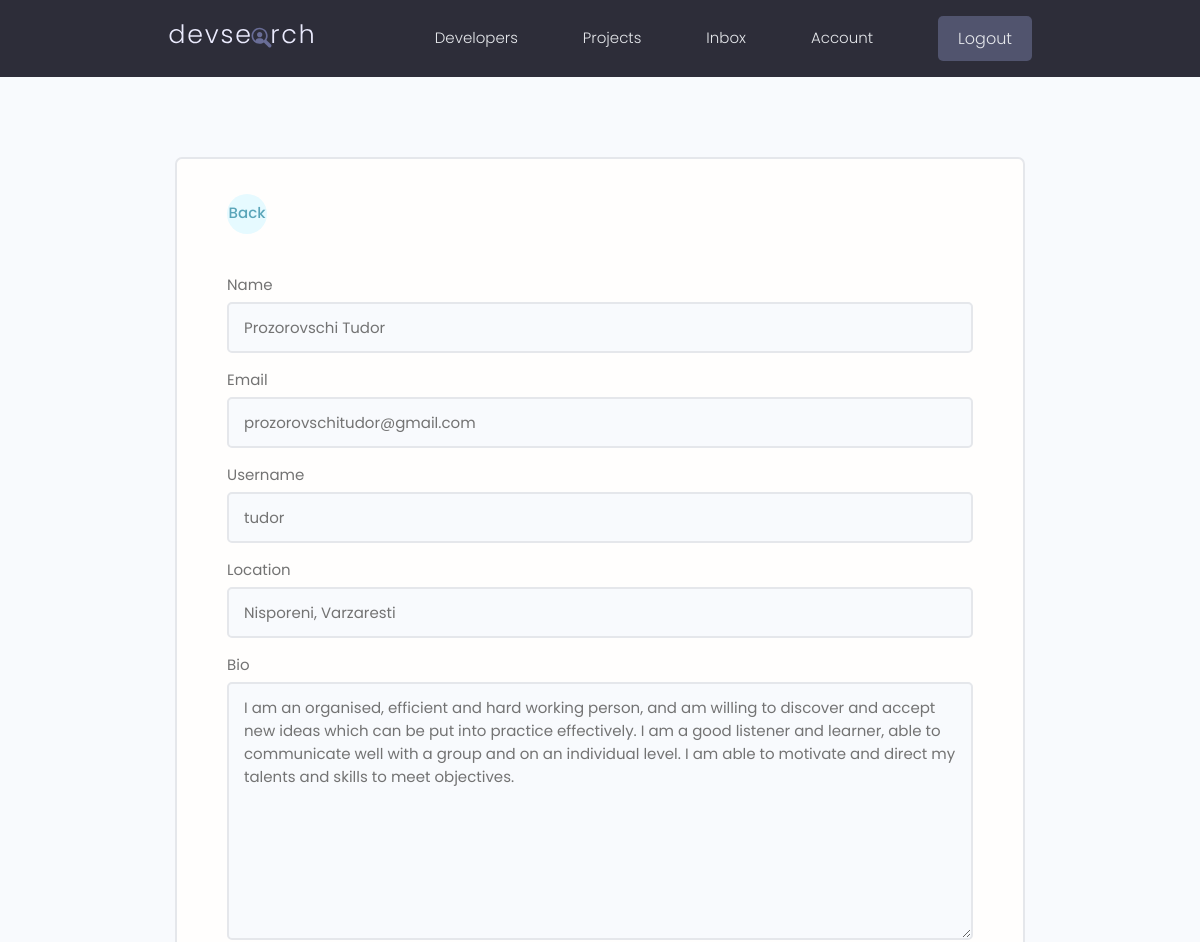
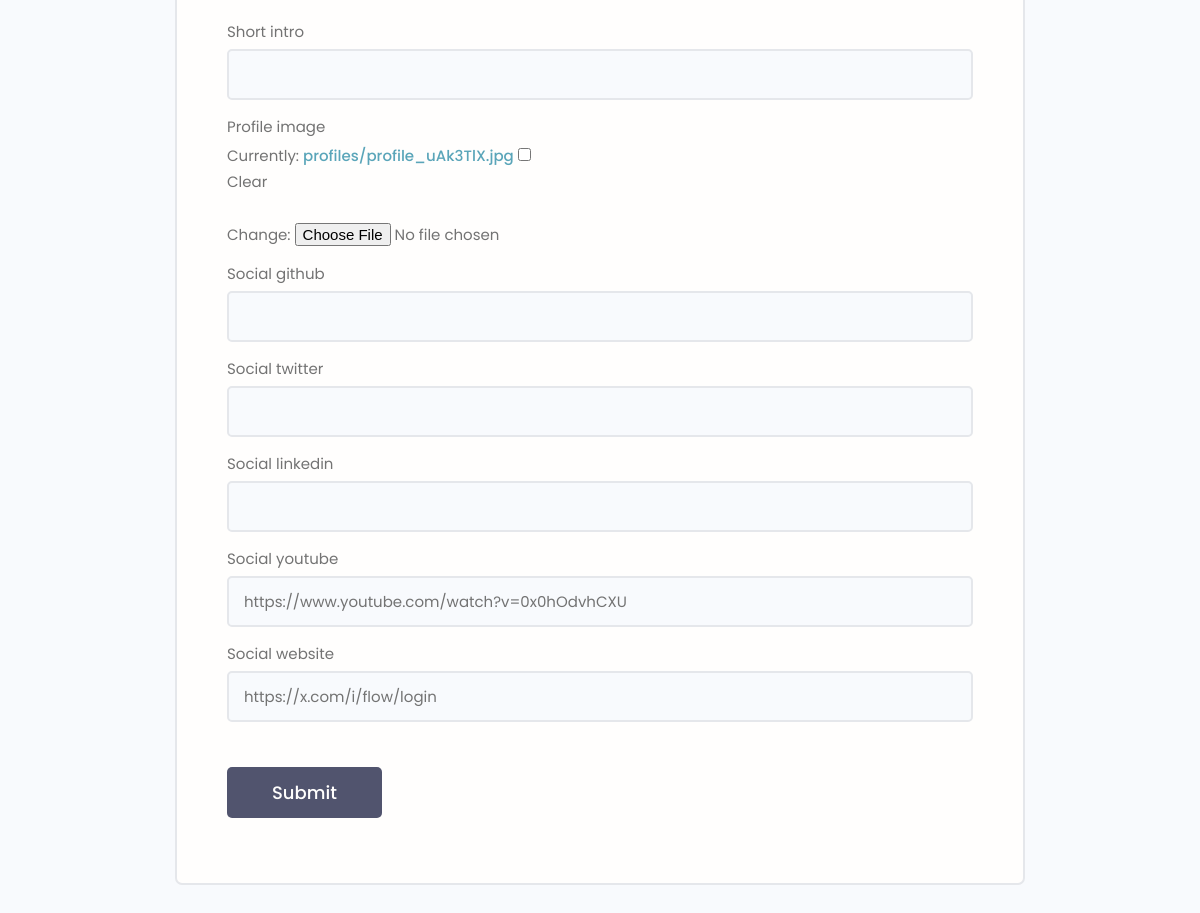
/edit-account/ (signed in), run on the app's committed database (2 pictures, top to bottom).
### users/models.py (models this page shows, shortened)
class Profile(models.Model):
    user = models.OneToOneField(User, on_delete=models.CASCADE, null=True, blank=True)
    name = models.CharField(max_length=200, blank=True, null=True)
    email = models.EmailField(max_length=500, blank=True, null=True)
    username = models.CharField(max_length=200, blank=True, null=True)
    location = models.CharField(max_length=200, blank=True, null=True)
    short_intro = models.CharField(max_length=200, blank=True, null=True)
    bio = models.TextField(blank=True, null=True)
    profile_image = models.ImageField(
        null=True, blank=True, upload_to='profiles/', default="profiles/user-default.png")
    social_github = models.CharField(max_length=200, blank=True, null=True)
    social_twitter = models.CharField(max_length=200, blank=True, null=True)
    social_linkedin = models.CharField(max_length=200, blank=True, null=True)
    social_youtube = models.CharField(max_length=200, blank=True, null=True)
    social_website = models.CharField(max_length=200, blank=True, null=True)
    created = models.DateTimeField(auto_now_add=True)
    id = models.UUIDField(default=uuid.uuid4, unique=True,
                          primary_key=True, editable=False)

### users/views.py (the view)
# urls.py: path('edit-account/', views.editAccount, name="edit-account"),
@login_required(login_url='login')
def editAccount (request):
    profile = request.user.profile
    form = ProfileForm(instance=profile)
    if request.method == 'POST':
        form = ProfileForm(request.POST,request.FILES,instance=profile)
        if form.is_valid():
            form.save()
            return redirect('account')
    context = {'form': form}
    return render(request, 'users/profile_form.html', context)

### users/forms.py
class ProfileForm(ModelForm):
    class Meta:
        model = Profile  # Modelul asociat formularului
        fields = ['name', 'email', 'username', 'location', 'bio', 'short_intro', 'profile_image',
                  'social_github', 'social_twitter', 'social_linkedin', 'social_youtube',
                    'social_website']
    def __init__(self, *args, **kwargs):
        super(ProfileForm, self).__init__(*args, **kwargs)
        for name, field in self.fields.items():
            field.widget.attrs.update({'class': 'input'})

### users/templates/users/profile_form.html (shortened to what this page needs)
{% extends 'main.html' %}
{% block content %}
    <main class="formPage my-xl">
        <div class="content-box">
            <div class="formWrapper">
                <a class="backButton" href="{% url 'account' %}"> Back</a>
                <br>
                <form class="form" method="POST" action="{%url 'edit-account'%}" enctype="multipart/form-data">
                    {% for field in form %}
                    <form class="form" method="POST">
                        <div class="form__field">
                            <label for="formInput#text">{{field.label}}</label>
                            {{field}}
                        </div>
                    {% endfor %}
                    <input class="btn btn--sub btn--lg  my-md" type="submit" value="Submit" />
                </form>
            </div>
        </div>
    </main>
{% endblock content %}

### static/styles/app.css (style rules this page uses)
.btn--sub { background-color: var(--color-sub-light); }
.content-box { width: 95%; max-width: 85rem; margin: 0 auto; }
.backButton { background: var(--color-main-light); color: var(--color-main); width: 4rem; height: 4rem; display: flex; align-items: center; justify-content: center; border-radius: 50%; }
.formPage .formWrapper { list-style: none; background: var(--color-white); padding: 3.5rem 5rem; border: 2px solid var(--color-light); border-radius: 0.7rem; }

### static/uikit/styles/modules/_base.css (style rules this page uses)
* { margin: 0; padding: 0; box-sizing: border-box; text-rendering: optimizeLegibility; color: inherit; font-size: inherit; }
body { line-height: 1.6; font-weight: 400; font-size: 1.5rem; color: var(--color-text); background-color: var(--color-bg); min-height: 100vh; }

### static/uikit/styles/modules/_typography.css (style rules this page uses)
* { font-family: var(--font-base); }
a { padding-bottom: 2px; text-decoration: none; display: inline-block; color: var(--color-main); font-weight: var(--font-medium); }

### static/uikit/styles/modules/_utilities.css (style rules this page uses)
.my-md { margin: 3rem auto; }
.my-xl { margin: 8rem auto; }

### static/uikit/styles/modules/_button.css (style rules this page uses)
.btn { display: inline-block; position: relative; cursor: pointer; background-color: var(--color-light); font-weight: var(--font-medium); color: var(--color-sub); text-decoration: none; padding: 1rem 2rem; border-radius: 0.5rem; border: none; width: -webkit-fit-content; width: -moz-fit-content; width: fit-content; height: -webkit-fit-content; height: -moz-fit-content; height: fit-content; font-size: 1.6rem; outline-width: 0; outline-color: transparent; -webkit-backface-visibility: hidden; backface-visibility: hidden; transition: all 0.3s ease-in-out; }
.btn--sub { background-color: var(--color-sub); color: var(--color-white); }
.btn--lg { font-size: 1.8rem; padding: 1.2rem 4.5rem; }

### static/uikit/styles/modules/_form.css (style rules this page uses)
.form { display: block; }
.form__field { margin-top: 1.5rem; margin-bottom: 1.5rem; }
.form__label, .form__field > label { display: block; margin-bottom: 0.5rem; color: var(--color-text); }
input.input[type='text'], input.input[type='email'], input.input[type='password'], input.input[type='number'], textarea.input { min-width: 24rem; width: 100%; padding: 1.2rem 1.5rem; border-radius: 0.5rem; border: 2px solid var(--color-light); transition: all 0.3s ease-in-out; background-color: var(--color-bg); }

### data on the page
Profile: form "Prozorovschi Tudor" "prozorovschitudor@gmail.com" "tudor" "Nisporeni, Varzaresti" "I am an organised, efficient and hard working person, and am willing to discover and accept new ideas which can be put into practice effectively. I am a good listener and learner, able to communicate well with a group and on an individual level. I am able to motivate and direct my talents and skills to meet objectives." "https://www.youtube.com/watch?v=0x0hOdvhCXU" "https://x.com/i/flow/login"

### other printed values
{{ field.label }} "Name" "Email" "Username" "Location" "Bio" "Short intro" "Profile image" "Social github" "Social twitter" "Social linkedin" "Social youtube" "Social website"
